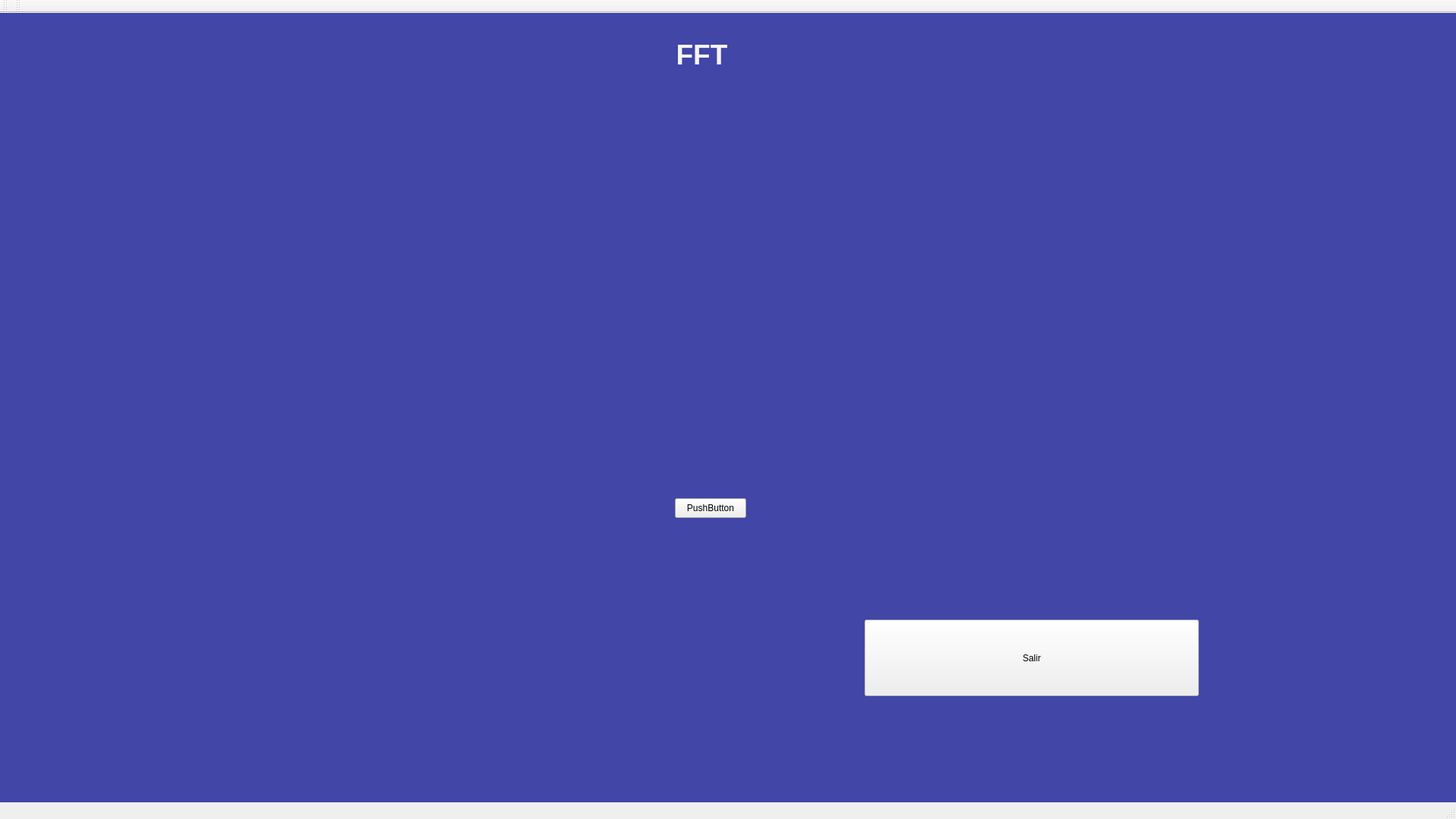
<?xml version="1.0" encoding="UTF-8"?>
<ui version="4.0">
 <class>window</class>
 <widget class="QMainWindow" name="window">
  <property name="geometry">
   <rect>
    <x>0</x>
    <y>0</y>
    <width>1920</width>
    <height>1080</height>
   </rect>
  </property>
  <property name="minimumSize">
   <size>
    <width>1920</width>
    <height>1080</height>
   </size>
  </property>
  <property name="maximumSize">
   <size>
    <width>1920</width>
    <height>1080</height>
   </size>
  </property>
  <property name="windowTitle">
   <string>MainWindow</string>
  </property>
  <property name="styleSheet">
   <string notr="true">QWidget#centralwidget{
background-color: rgb(65, 70, 167);}</string>
  </property>
  <widget class="QWidget" name="centralwidget">
   <widget class="QLabel" name="label">
    <property name="geometry">
     <rect>
      <x>870</x>
      <y>20</y>
      <width>111</width>
      <height>71</height>
     </rect>
    </property>
    <property name="styleSheet">
     <string notr="true">
font: 75 56pt &quot;FontAwesome&quot;;
color: rgb(246, 245, 244);</string>
    </property>
    <property name="text">
     <string>&lt;html&gt;&lt;head/&gt;&lt;body&gt;&lt;p align=&quot;center&quot;&gt;&lt;span style=&quot; font-size:28pt; font-weight:600;&quot;&gt;FFT&lt;/span&gt;&lt;/p&gt;&lt;/body&gt;&lt;/html&gt;</string>
    </property>
   </widget>
   <widget class="QPushButton" name="pushButton">
    <property name="geometry">
     <rect>
      <x>890</x>
      <y>640</y>
      <width>94</width>
      <height>26</height>
     </rect>
    </property>
    <property name="text">
     <string>PushButton</string>
    </property>
   </widget>
   <widget class="QPushButton" name="pushButton_2">
    <property name="geometry">
     <rect>
      <x>1140</x>
      <y>800</y>
      <width>441</width>
      <height>101</height>
     </rect>
    </property>
    <property name="text">
     <string>Salir</string>
    </property>
   </widget>
  </widget>
  <widget class="QStatusBar" name="statusbar"/>
  <widget class="QToolBar" name="toolBar">
   <property name="windowTitle">
    <string>toolBar</string>
   </property>
   <attribute name="toolBarArea">
    <enum>TopToolBarArea</enum>
   </attribute>
   <attribute name="toolBarBreak">
    <bool>false</bool>
   </attribute>
  </widget>
  <widget class="QToolBar" name="toolBar_2">
   <property name="windowTitle">
    <string>toolBar_2</string>
   </property>
   <attribute name="toolBarArea">
    <enum>TopToolBarArea</enum>
   </attribute>
   <attribute name="toolBarBreak">
    <bool>false</bool>
   </attribute>
  </widget>
 </widget>
 <resources/>
 <connections/>
</ui>
